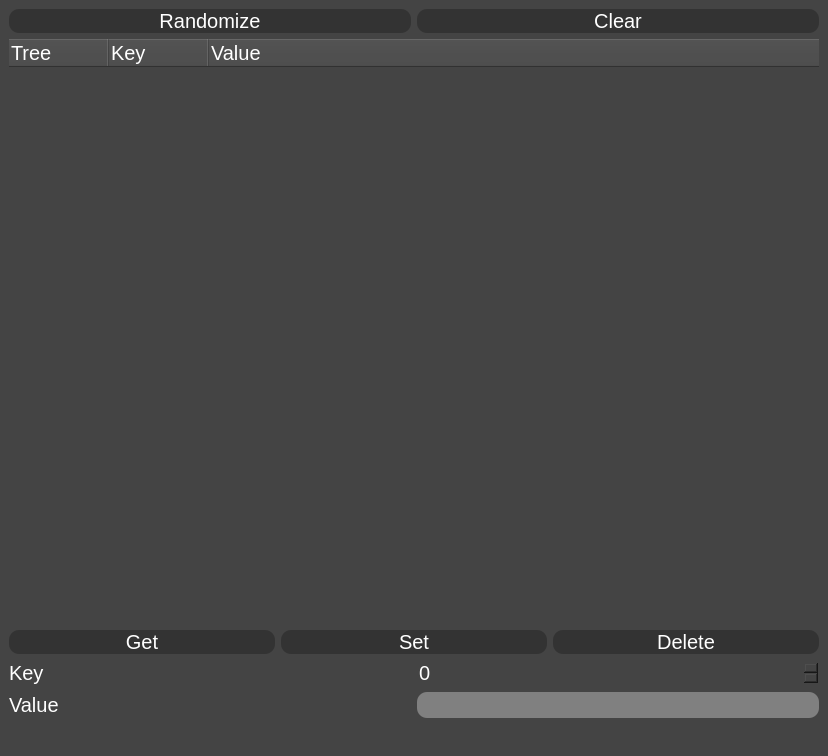
<?xml version="1.0" encoding="UTF-8"?>
<ui version="4.0">
 <class>MainWindow</class>
 <widget class="QMainWindow" name="MainWindow">
  <property name="geometry">
   <rect>
    <x>0</x>
    <y>0</y>
    <width>828</width>
    <height>756</height>
   </rect>
  </property>
  <property name="windowTitle">
   <string>MainWindow</string>
  </property>
  <property name="styleSheet">
   <string notr="true"> background-color: #444444;
    color: #ffffff;
    font-family: &quot;Arial Bold&quot;;
    font-size: 20px;
    border-radius: 10px;</string>
  </property>
  <widget class="QWidget" name="centralwidget">
   <layout class="QGridLayout" name="gridLayout">
    <item row="7" column="1">
     <widget class="QLineEdit" name="value">
      <property name="styleSheet">
       <string notr="true"> background-color: gray;
    color: #ffffff;
    font-family: &quot;Arial Bold&quot;;
    font-size: 20px;
    border-radius: 10px;</string>
      </property>
     </widget>
    </item>
    <item row="0" column="1">
     <widget class="QPushButton" name="clearBtn">
      <property name="sizePolicy">
       <sizepolicy hsizetype="Minimum" vsizetype="Fixed">
        <horstretch>1</horstretch>
        <verstretch>0</verstretch>
       </sizepolicy>
      </property>
      <property name="styleSheet">
       <string notr="true">QPushButton {
    background-color: #333333;
    color: #ffffff;
    font-family: &quot;Arial Bold&quot;;
    font-size: 20px;
    border-radius: 10px;
    
}

QPushButton:hover {
    background-color: #444444;
}

QPushButton:pressed {
    background-color: #222222;
}</string>
      </property>
      <property name="text">
       <string>Clear</string>
      </property>
     </widget>
    </item>
    <item row="2" column="0" colspan="2">
     <layout class="QHBoxLayout" name="horizontalLayout">
      <item>
       <widget class="QPushButton" name="getBtn">
        <property name="styleSheet">
         <string notr="true">QPushButton {
    background-color: #333333;
    color: #ffffff;
    font-family: &quot;Arial Bold&quot;;
    font-size: 20px;
    border-radius: 10px;
    
}

QPushButton:hover {
    background-color: #444444;
}

QPushButton:pressed {
    background-color: #222222;
}</string>
        </property>
        <property name="text">
         <string>Get</string>
        </property>
       </widget>
      </item>
      <item>
       <widget class="QPushButton" name="setBtn">
        <property name="styleSheet">
         <string notr="true">QPushButton {
    background-color: #333333;
    color: #ffffff;
    font-family: &quot;Arial Bold&quot;;
    font-size: 20px;
    border-radius: 10px;
    
}

QPushButton:hover {
    background-color: #444444;
}

QPushButton:pressed {
    background-color: #222222;
}</string>
        </property>
        <property name="text">
         <string>Set</string>
        </property>
       </widget>
      </item>
      <item>
       <widget class="QPushButton" name="delBtn">
        <property name="styleSheet">
         <string notr="true">QPushButton {
    background-color: #333333;
    color: #ffffff;
    font-family: &quot;Arial Bold&quot;;
    font-size: 20px;
    border-radius: 10px;
    
}

QPushButton:hover {
    background-color: #444444;
}

QPushButton:pressed {
    background-color: #222222;
}</string>
        </property>
        <property name="text">
         <string>Delete</string>
        </property>
       </widget>
      </item>
     </layout>
    </item>
    <item row="6" column="1">
     <widget class="QSpinBox" name="key">
      <property name="maximum">
       <number>999999999</number>
      </property>
     </widget>
    </item>
    <item row="0" column="0">
     <widget class="QPushButton" name="randBtn">
      <property name="sizePolicy">
       <sizepolicy hsizetype="Minimum" vsizetype="Fixed">
        <horstretch>1</horstretch>
        <verstretch>0</verstretch>
       </sizepolicy>
      </property>
      <property name="styleSheet">
       <string notr="true">QPushButton {
    background-color: #333333;
    color: #ffffff;
    font-family: &quot;Arial Bold&quot;;
    font-size: 20px;
    border-radius: 10px;
    
}

QPushButton:hover {
    background-color: #444444;
}

QPushButton:pressed {
    background-color: #222222;
}</string>
      </property>
      <property name="text">
       <string>Randomize</string>
      </property>
     </widget>
    </item>
    <item row="7" column="0">
     <widget class="QLabel" name="label_4">
      <property name="styleSheet">
       <string notr="true"> background-color: #444444;
    color: #ffffff;
    font-family: &quot;Arial Bold&quot;;
    font-size: 20px;
    border-radius: 10px;</string>
      </property>
      <property name="text">
       <string>Value</string>
      </property>
     </widget>
    </item>
    <item row="1" column="0" colspan="2">
     <widget class="QTreeWidget" name="tree">
      <property name="styleSheet">
       <string notr="true"> background-color: #444444;
    color: #ffffff;
    font-family: &quot;Arial Bold&quot;;
    font-size: 20px;
    border-radius: 10px;</string>
      </property>
      <column>
       <property name="text">
        <string>Tree</string>
       </property>
      </column>
      <column>
       <property name="text">
        <string>Key</string>
       </property>
      </column>
      <column>
       <property name="text">
        <string>Value</string>
       </property>
      </column>
     </widget>
    </item>
    <item row="6" column="0">
     <widget class="QLabel" name="label_3">
      <property name="styleSheet">
       <string notr="true"> background-color: #444444;
    color: #ffffff;
    font-family: &quot;Arial Bold&quot;;
    font-size: 20px;
    border-radius: 10px;</string>
      </property>
      <property name="text">
       <string>Key</string>
      </property>
     </widget>
    </item>
   </layout>
  </widget>
  <widget class="QMenuBar" name="menubar">
   <property name="geometry">
    <rect>
     <x>0</x>
     <y>0</y>
     <width>828</width>
     <height>29</height>
    </rect>
   </property>
  </widget>
  <widget class="QStatusBar" name="statusbar"/>
 </widget>
 <resources/>
 <connections/>
</ui>
